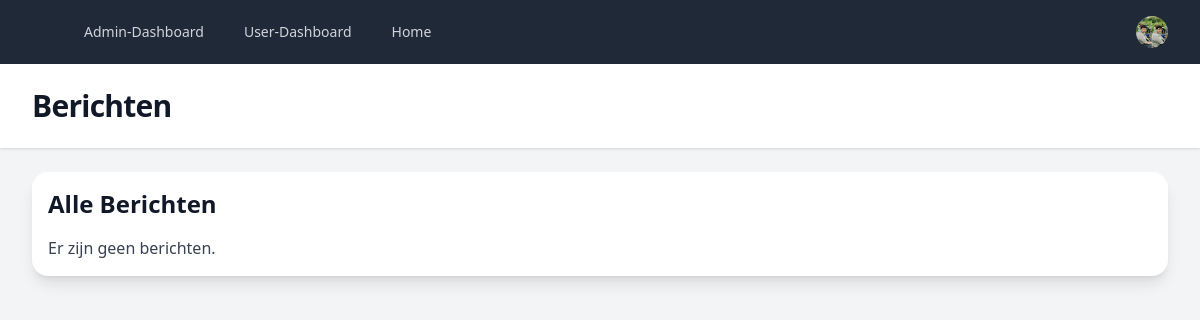
Before: /all_messages.php (signed in) with the older database file.
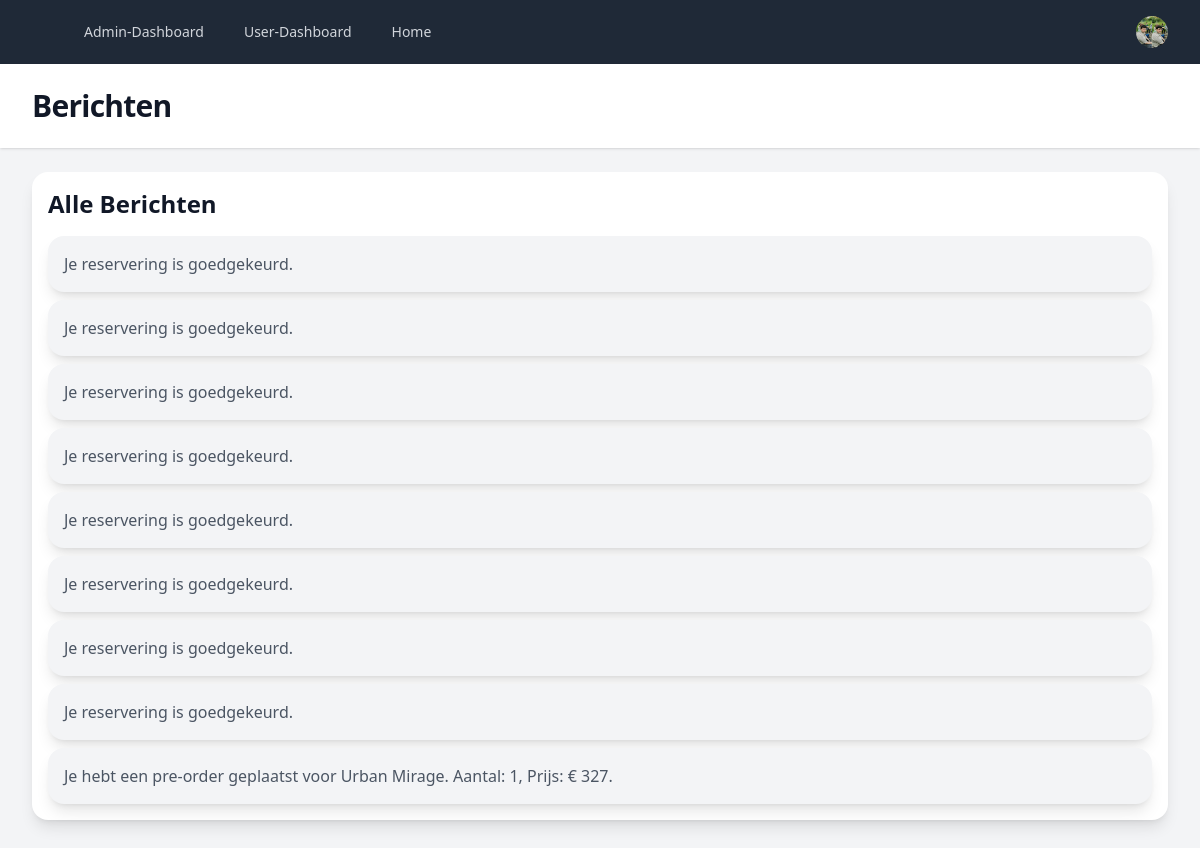
After: the same page with the newer database file.
### tables this page shows
CREATE TABLE IF NOT EXISTS `users` (
  `id` int UNSIGNED NOT NULL AUTO_INCREMENT,
  `username` varchar(100) NOT NULL,
  `first_name` varchar(255) DEFAULT NULL,
  `last_name` varchar(255) DEFAULT NULL,
  `country` varchar(255) DEFAULT NULL,
  `street` varchar(255) DEFAULT NULL,
  `adres` varchar(255) DEFAULT NULL,
  `city` varchar(255) DEFAULT NULL,
  `state_province` varchar(255) DEFAULT NULL,
  `zip_postal_code` varchar(20) DEFAULT NULL,
  `email` varchar(100) NOT NULL,
  `password` varchar(255) NOT NULL,
  `created_at` timestamp NULL DEFAULT CURRENT_TIMESTAMP,
  `is_admin` tinyint(1) DEFAULT '0',
  `about` text,
  `profile_photo` varchar(255) DEFAULT 'assets/img/default/default-profile.png',
  `cover_photo` varchar(255) DEFAULT 'assets/img/default/default-cover.jpg',
  `PreOrder` tinyint(1) DEFAULT '0',
  `date` timestamp NULL DEFAULT CURRENT_TIMESTAMP,
  PRIMARY KEY (`id`),
  UNIQUE KEY `email` (`email`)
);

CREATE TABLE IF NOT EXISTS `messages` (
  `id` int NOT NULL AUTO_INCREMENT,
  `user_id` int NOT NULL,
  `messages` text NOT NULL,
  `is_read` tinyint(1) DEFAULT '0',
  `created_at` timestamp NULL DEFAULT CURRENT_TIMESTAMP,
  PRIMARY KEY (`id`),
  KEY `user_id` (`user_id`)
);

### all_messages.php (the view, shortened to what this page needs)
<?php
$pdo = new PDO("mysql:host=localhost;dbname=astronomie", "root", "");
$pdo->setAttribute(PDO::ATTR_ERRMODE, PDO::ERRMODE_EXCEPTION);
$user_id = $_SESSION['user_id'];
$stmt = $pdo->prepare("SELECT * FROM messages WHERE user_id = :user_id ORDER BY is_read ASC, created_at DESC");
$stmt->execute(['user_id' => $user_id]);
$allMessages = $stmt->fetchAll(PDO::FETCH_ASSOC);
$query = "SELECT * FROM users WHERE id = :user_id";
$stmt = $pdo->prepare($query);
$stmt->bindParam(':user_id', $user_id, PDO::PARAM_INT);
$stmt->execute();
$user = $stmt->fetch(PDO::FETCH_ASSOC);
?>
<!DOCTYPE html>
<html class="h-full bg-gray-100" lang="en">
<head>
    <script src="https://cdn.tailwindcss.com"></script>
    <link href="https://cdn.jsdelivr.net/npm/tailwindcss@2.0.0/dist/tailwind.min.css" rel="stylesheet">
</head>
<body class="h-full">
    <div class="min-h-full">
        <nav class="bg-gray-800">
            <div class="mx-auto max-w-7xl px-4 sm:px-6 lg:px-8">
                <div class="flex h-16 items-center justify-between">
                    <div class="flex items-center">
                        <div class="hidden md:block">
                            <div class="ml-10 flex items-baseline space-x-4">
                                <?php
                                if (isset($_SESSION['user_id']) && isset($_SESSION['is_admin']) && $_SESSION['is_admin'] === 1) {
                                    echo ('<a href="/admin_dashboard" class="rounded-md px-3 py-2 text-sm font-medium text-gray-300 hover:bg-gray-700 hover:text-white">Admin-Dashboard</a>
                                    <a href="/dashboard" class="rounded-md px-3 py-2 text-sm font-medium text-gray-300 hover:bg-gray-700 hover:text-white">User-Dashboard</a>
                                <a href="/" class="rounded-md px-3 py-2 text-sm font-medium text-gray-300 hover:bg-gray-700 hover:text-white">Home</a>');
                                } else {
                                    echo ('<a href="/dashboard" class="rounded-md px-3 py-2 text-sm font-medium text-gray-300 hover:bg-gray-700 hover:text-white">Go Back</a>
                                <a href="/" class="rounded-md px-3 py-2 text-sm font-medium text-gray-300 hover:bg-gray-700 hover:text-white">Home</a>');
                                }
                                ?>
                            </div>
                        </div>
                    </div>
                    <div class="hidden md:flex items-center space-x-4">
                        <div class="relative">
                            <button type="button" id="user-menu-button" class="relative flex items-center rounded-full bg-gray-800 text-sm focus:outline-none focus:ring-2 focus:ring-white">
                                <img class="h-8 w-8 rounded-full" src="<?php echo htmlspecialchars($user['profile_photo']); ?>" alt="Profile Photo">
                            </button>
                        </div>
                    </div>
                </div>
        </nav>
        <header class="bg-white shadow">
            <div class="mx-auto max-w-7xl px-4 py-6 sm:px-6 lg:px-8">
                <h1 class="text-3xl font-bold tracking-tight text-gray-900">Berichten</h1>
            </div>
        </header>
        <main>
            <div class="mx-auto max-w-7xl px-4 py-6 sm:px-6 lg:px-8">
                <div class="bg-white p-4 rounded-2xl mb-4 shadow-lg">
                    <h1 class="text-2xl font-bold text-gray-900 mb-4">Alle Berichten</h1>
                    <?php if (empty($allMessages)): ?>
                        <p class="text-gray-700">Er zijn geen berichten.</p>
                    <?php else: ?>
                        <ul class="space-y-2">
                            <?php foreach ($allMessages as $message): ?>
                                <li class="bg-gray-100 p-4 rounded-2xl mb-2 shadow-lg flex items-center justify-between <?php echo $message['is_read'] ? 'bg-gray-100 text-gray-600' : 'bg-gray font-bold'; ?>">
                                    <span><?php echo htmlspecialchars($message['messages']); ?></span>
                                </li>
                            <?php endforeach; ?>
                        </ul>
                    <?php endif; ?>
                </div>
            </div>
        </main>
</body>
</html>

Changed rows visible on the page:
added messages: messages "Je reservering is goedgekeurd."
added messages: messages "Je reservering is goedgekeurd."
added messages: messages "Je reservering is goedgekeurd."
added messages: messages "Je reservering is goedgekeurd."
added messages: messages "Je reservering is goedgekeurd."
added messages: messages "Je reservering is goedgekeurd."
added messages: messages "Je reservering is goedgekeurd."
added messages: messages "Je reservering is goedgekeurd."
added messages: messages "Je hebt een pre-order geplaatst voor Urban Mirage. Aantal: 1, Prijs: € 327."
Other visible differences:
text no longer shown: "Er zijn geen berichten."
